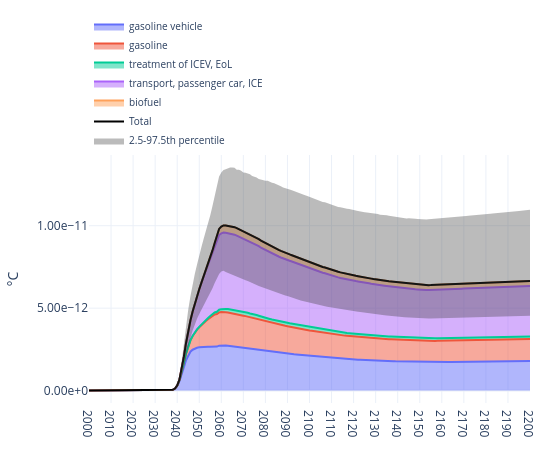

Write notebook code for a chart like this one.
### Markdown cell above
### Plot temperature anomaly (median + quantile band)

`plot_temp()` visualizes the time‑resolved temperature anomaly attributable to the modeled system, computed by allocating FaIR’s temperature response to the system’s emissions (by flow or by root activity) over time, with the median (50th percentile) across FaIR configurations by default and an optional 2.5–97.5% uncertainty band.

### Code cell
fig_temp = plot_temp(
    trails,
    by='root activity', # or by="flow"
    year_range=(2000, 2200),
    year_tick=10,
)
fig_temp

### Figure 1 — Plotly figure (JSON) as saved in the notebook; plotly's stock layout.template omitted (floating-point values rounded to 4 significant figures; data arrays with more than 128 entries replaced by an {"elided": "..."} marker saying what was removed)
{"data": [{"hovertemplate": "<b>%{meta}</b><br>Year: %{x}<br>°C: %{y:.6g}<extra></extra>", "legendgroup": "root::10", "meta": "gasoline vehicle", "mode": "lines", "name": "gasoline vehicle", "showlegend": true, "stackgroup": "positive", "type": "scatter", "x": {"elided": "201 int values"}, "y": {"elided": "201 float values"}}, {"hovertemplate": "<b>%{meta}</b><br>Year: %{x}<br>°C: %{y:.6g}<extra></extra>", "legendgroup": "root::11", "meta": "gasoline", "mode": "lines", "name": "gasoline", "showlegend": true, "stackgroup": "positive", "type": "scatter", "x": {"elided": "201 int values"}, "y": {"elided": "201 float values"}}, {"hovertemplate": "<b>%{meta}</b><br>Year: %{x}<br>°C: %{y:.6g}<extra></extra>", "legendgroup": "root::12", "meta": "treatment of ICEV, EoL", "mode": "lines", "name": "treatment of ICEV, EoL", "showlegend": true, "stackgroup": "positive", "type": "scatter", "x": {"elided": "201 int values"}, "y": {"elided": "201 float values"}}, {"hovertemplate": "<b>%{meta}</b><br>Year: %{x}<br>°C: %{y:.6g}<extra></extra>", "legendgroup": "root::13", "meta": "transport, passenger car, ICE", "mode": "lines", "name": "transport, passenger car, ICE", "showlegend": true, "stackgroup": "positive", "type": "scatter", "x": {"elided": "201 int values"}, "y": {"elided": "201 float values"}}, {"hovertemplate": "<b>%{meta}</b><br>Year: %{x}<br>°C: %{y:.6g}<extra></extra>", "legendgroup": "root::16", "meta": "biofuel", "mode": "lines", "name": "biofuel", "showlegend": true, "stackgroup": "positive", "type": "scatter", "x": {"elided": "201 int values"}, "y": {"elided": "201 float values"}}, {"hovertemplate": "<b>Total</b><br>Year: %{x}<br>Total temperature change: %{y:.6g}<extra></extra>", "line": {"color": "black", "width": 2}, "mode": "lines", "name": "Total", "showlegend": true, "type": "scatter", "x": {"elided": "201 int values"}, "y": {"elided": "201 float values"}, "yaxis": "y"}, {"hoverinfo": "skip", "line": {"width": 0}, "mode": "lines", "showlegend": false, "type": "scatter", "x": {"elided": "201 int values"}, "y": {"elided": "201 float values"}, "yaxis": "y"}, {"fill": "tonexty", "fillcolor": "rgba(60,60,60,0.35)", "line": {"width": 0}, "mode": "lines", "name": "2.5-97.5th percentile", "type": "scatter", "x": {"elided": "201 int values"}, "y": {"elided": "201 float values"}, "yaxis": "y"}], "layout": {"annotations": [{"showarrow": false, "text": "Temperature change by gas/flow", "x": 0.5, "xanchor": "center", "xref": "paper", "y": -0.2, "yanchor": "top", "yref": "paper"}], "height": 450, "hoverlabel": {"align": "left", "font": {"size": 11}}, "hovermode": "x unified", "legend": {"entrywidth": 260, "entrywidthmode": "pixels", "font": {"size": 10}, "groupclick": "togglegroup", "orientation": "h", "tracegroupgap": 0, "x": 0, "xanchor": "left", "y": 1, "yanchor": "bottom"}, "margin": {"b": 40, "l": 60, "r": 20, "t": 119}, "title": {"text": "", "x": 0.5, "xanchor": "center"}, "width": 550, "xaxis": {"dtick": 10, "range": [2000, 2200], "showgrid": true, "tick0": 2000, "tickmode": "linear"}, "yaxis": {"showgrid": true, "tickformat": ".2e", "title": {"text": "°C"}, "type": "linear"}}}
